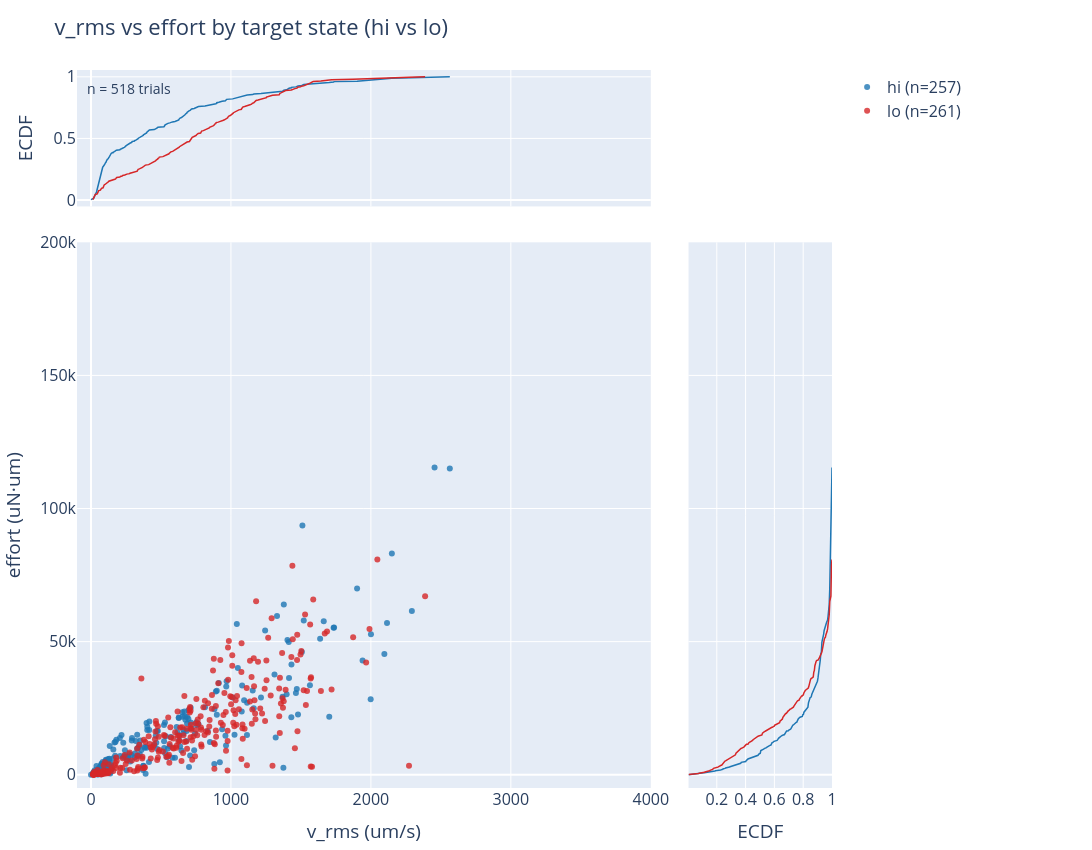

Here is the notebook cell this chart was saved with:
### Markdown cell above
`[F3-SUCC-STATE]` Hard successes: v_rms vs effort colored by pyasState (hi/lo), with marginal ECDFs per state.

### Code cell
# [F3-SUCC-STATE]
# v_rms vs effort with marginal ECDFs, colored by pyasState
state_colors = {'hi': '#1f77b4', 'lo': '#d62728'}
state_cats = [s for s in ['hi', 'lo'] if s in all_vigor['pyasState'].unique()]

fig = make_subplots(
    rows=2, cols=2,
    column_widths=[0.80, 0.20],
    row_heights=[0.20, 0.80],
    specs=[[{"type": "scatter"}, None],
           [{"type": "scatter"}, {"type": "scatter"}]],
    horizontal_spacing=0.05, vertical_spacing=0.05,
)

for st in state_cats:
    sel = all_vigor['pyasState'] == st
    n_st = sel.sum()
    fig.add_trace(
        go.Scatter(
            x=all_vigor.loc[sel, 'v_rms'],
            y=all_vigor.loc[sel, 'effort'],
            mode='markers',
            name=f'{st} (n={n_st})',
            marker=dict(color=state_colors[st], size=6, opacity=0.8),
            hovertext=all_vigor.loc[sel, 'trial_number'].astype(str) + ' ' + all_vigor.loc[sel, 'dfc'],
            hovertemplate="v_rms=%{x:.1f}<br>effort=%{y:.1f}<br>%{hovertext}<extra></extra>",
        ),
        row=2, col=1,
    )

for st in state_cats:
    sel = all_vigor['pyasState'] == st
    # Top ECDF
    vals = np.sort(all_vigor.loc[sel, 'v_rms'].dropna().values)
    ecdf_y = np.arange(1, len(vals) + 1) / len(vals)
    fig.add_trace(go.Scatter(x=vals, y=ecdf_y, mode='lines',
                  line=dict(color=state_colors[st], width=1.5), showlegend=False), row=1, col=1)
    # Right ECDF
    vals = np.sort(all_vigor.loc[sel, 'effort'].dropna().values)
    ecdf_x = np.arange(1, len(vals) + 1) / len(vals)
    fig.add_trace(go.Scatter(x=ecdf_x, y=vals, mode='lines',
                  line=dict(color=state_colors[st], width=1.5), showlegend=False), row=2, col=2)

fig.add_annotation(text=f'n = {len(all_vigor)} trials',
                   xref='paper', yref='paper', x=0.01, y=0.99,
                   showarrow=False, font=dict(size=14))

fig.update_layout(
    width=1100, height=850, title='v_rms vs effort by target state (hi vs lo)',
    margin=dict(l=60, r=260, t=70, b=50), font=dict(size=16),
)
fig.update_xaxes(title_text='v_rms (um/s)', row=2, col=1)
fig.update_yaxes(title_text='effort (uN·um)', row=2, col=1)
fig.update_xaxes(showticklabels=False, row=1, col=1)
fig.update_yaxes(title_text='ECDF', row=1, col=1)
fig.update_yaxes(showticklabels=False, row=2, col=2)
fig.update_xaxes(title_text='ECDF', row=2, col=2)

# Set shared limits for the marginal histogram plots                                                                    
# x_range = [all_vigor['v_rms'].quantile(0.99)*-.05, all_vigor['v_rms'].quantile(0.99) * 1.1]                                                                
# y_range = [all_vigor['effort'].quantile(0.99)*-.05, all_vigor['effort'].quantile(0.99) * 1.1]      
x_range = [-100, 4000]                                                                
y_range = [-5000, 200000]                                                                                                                                                                                 
fig.update_xaxes(range=x_range, row=1, col=1)  # top hist                                                               
fig.update_xaxes(range=x_range, row=2, col=1)  # scatter                                                                
fig.update_yaxes(range=y_range, row=2, col=1)  # scatter                                                                
fig.update_yaxes(range=y_range, row=2, col=2)  # right hist  

fig.write_image('./Figure3/success_v_rms_vs_effort_by_state.svg')
print('savepath:', './Figure3/success_v_rms_vs_effort_by_state.svg')
fig.show()

### Figure 1 — Plotly figure (JSON) as saved in the notebook; plotly's stock layout.template omitted (floating-point values rounded to 4 significant figures; data arrays with more than 128 entries replaced by an {"elided": "..."} marker saying what was removed)
{"data": [{"hovertemplate": "v_rms=%{x:.1f}<br>effort=%{y:.1f}<br>%{hovertext}<extra></extra>", "hovertext": {"elided": "257 str values"}, "marker": {"color": "#1f77b4", "opacity": 0.8, "size": 6}, "mode": "markers", "name": "hi (n=257)", "type": "scatter", "x": {"elided": "257 float values"}, "xaxis": "x2", "y": {"elided": "257 float values"}, "yaxis": "y2"}, {"hovertemplate": "v_rms=%{x:.1f}<br>effort=%{y:.1f}<br>%{hovertext}<extra></extra>", "hovertext": {"elided": "261 str values"}, "marker": {"color": "#d62728", "opacity": 0.8, "size": 6}, "mode": "markers", "name": "lo (n=261)", "type": "scatter", "x": {"elided": "261 float values"}, "xaxis": "x2", "y": {"elided": "261 float values"}, "yaxis": "y2"}, {"line": {"color": "#1f77b4", "width": 1.5}, "mode": "lines", "showlegend": false, "type": "scatter", "x": {"elided": "257 float values"}, "xaxis": "x", "y": {"elided": "257 float values"}, "yaxis": "y"}, {"line": {"color": "#1f77b4", "width": 1.5}, "mode": "lines", "showlegend": false, "type": "scatter", "x": {"elided": "257 float values"}, "xaxis": "x3", "y": {"elided": "257 float values"}, "yaxis": "y3"}, {"line": {"color": "#d62728", "width": 1.5}, "mode": "lines", "showlegend": false, "type": "scatter", "x": {"elided": "261 float values"}, "xaxis": "x", "y": {"elided": "261 float values"}, "yaxis": "y"}, {"line": {"color": "#d62728", "width": 1.5}, "mode": "lines", "showlegend": false, "type": "scatter", "x": {"elided": "261 float values"}, "xaxis": "x3", "y": {"elided": "261 float values"}, "yaxis": "y3"}], "layout": {"annotations": [{"font": {"size": 14}, "showarrow": false, "text": "n = 518 trials", "x": 0.01, "xref": "paper", "y": 0.99, "yref": "paper"}], "font": {"size": 16}, "height": 850, "margin": {"b": 50, "l": 60, "r": 260, "t": 70}, "title": {"text": "v_rms vs effort by target state (hi vs lo)"}, "width": 1100, "xaxis": {"anchor": "y", "domain": [0, 0.76], "range": [-100, 4000], "showticklabels": false}, "xaxis2": {"anchor": "y2", "domain": [0, 0.76], "range": [-100, 4000], "title": {"text": "v_rms (um/s)"}}, "xaxis3": {"anchor": "y3", "domain": [0.81, 1], "title": {"text": "ECDF"}}, "yaxis": {"anchor": "x", "domain": [0.81, 1], "title": {"text": "ECDF"}}, "yaxis2": {"anchor": "x2", "domain": [0, 0.76], "range": [-5000, 200000], "title": {"text": "effort (uN·um)"}}, "yaxis3": {"anchor": "x3", "domain": [0, 0.76], "range": [-5000, 200000], "showticklabels": false}}}
